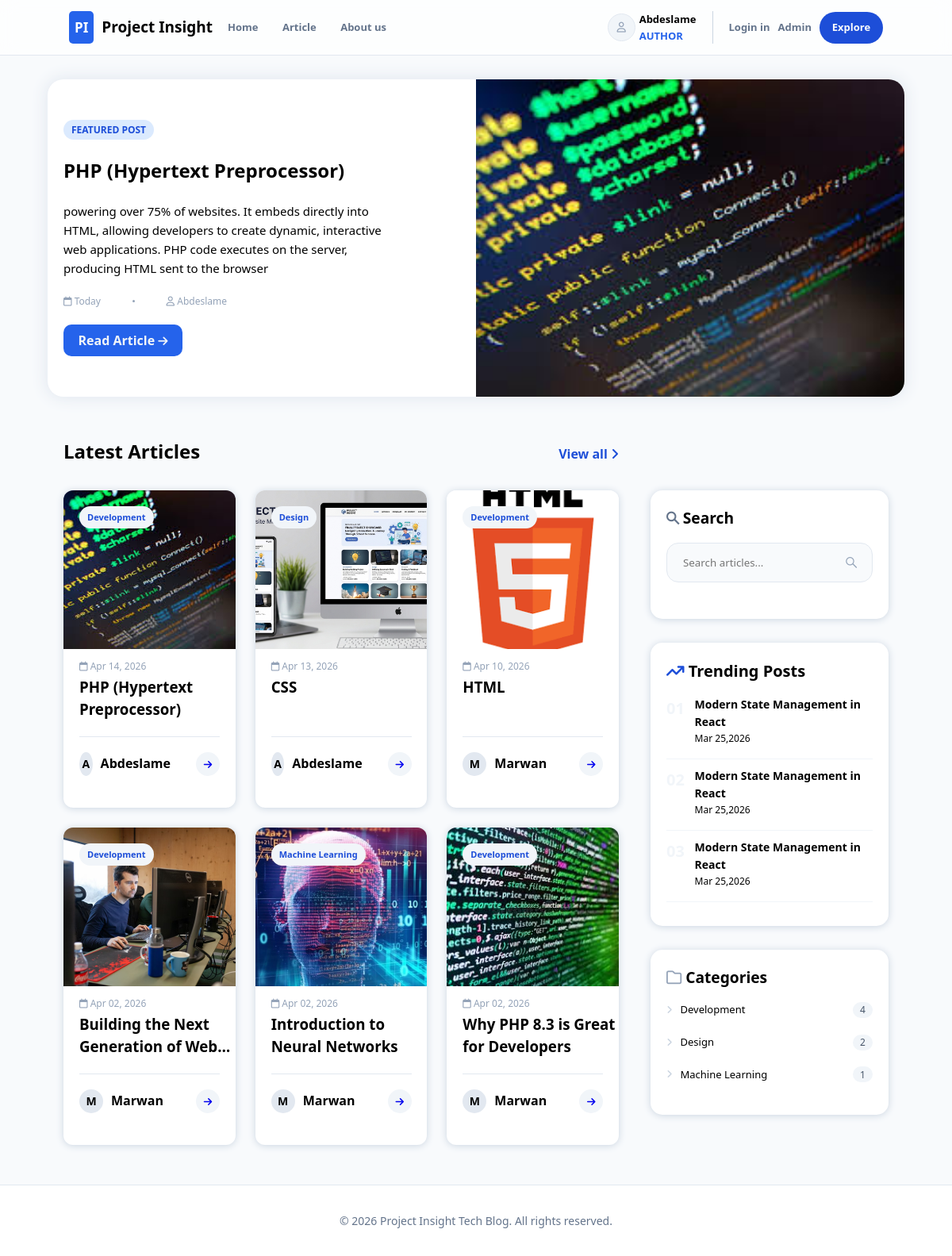
Page /pages/home.php (signed in) on the committed database.
### tables this page shows
CREATE TABLE `articles` (
  `id` int(11) NOT NULL,
  `title` varchar(255) NOT NULL,
  `content` text NOT NULL,
  `excerpt` text DEFAULT NULL,
  `featured_image_url` varchar(255) DEFAULT NULL,
  `author_id` int(11) DEFAULT NULL,
  `category_id` int(11) DEFAULT NULL,
  `status` enum('draft','published') DEFAULT 'draft',
  `views_count` int(11) DEFAULT 0,
  `published_at` datetime DEFAULT NULL,
  `created_at` timestamp NOT NULL DEFAULT current_timestamp(),
  `updated_at` timestamp NOT NULL DEFAULT current_timestamp() ON UPDATE current_timestamp()
);

CREATE TABLE `users` (
  `id` int(11) NOT NULL,
  `username` varchar(50) NOT NULL,
  `email` varchar(255) NOT NULL,
  `role` enum('admin','author','user') NOT NULL DEFAULT 'user',
  `created_at` timestamp NOT NULL DEFAULT current_timestamp(),
  `password` varchar(255) DEFAULT NULL
);

CREATE TABLE `categories` (
  `id` int(11) NOT NULL,
  `name` varchar(100) NOT NULL,
  `description` text DEFAULT NULL,
  `created_at` timestamp NOT NULL DEFAULT current_timestamp()
);

### includes/function-articles.php (called while the page is built, shortened)
<?php
function getArticlesHome($page = 1, $limit = 6, $sort = 'newset', $id = null, $search = null)
{
    $db = new Database();
    $conn = $db->getconnection();
    $direction = ($sort === 'oldest') ? 'ASC' : 'DESC';
    $offset = ($page - 1) * $limit;
    $query = "SELECT a.*, c.name as category_name, u.username as author_name
              FROM articles a
              LEFT JOIN categories c ON a.category_id = c.id
              LEFT JOIN users u ON a.author_id = u.id
              WHERE a.status = 'published'";
    $query .= " ORDER BY a.created_at $direction LIMIT :limit OFFSET :offset";
    $stmt = $conn->prepare($query);
    $stmt->bindValue(':limit', (int) $limit, PDO::PARAM_INT);
    $stmt->bindValue(':offset', (int) $offset, PDO::PARAM_INT);
    $stmt->execute();
    return $stmt->fetchAll(PDO::FETCH_ASSOC);
}
function categoriesCount()
{
    $db = new Database();
    $conn = $db->getconnection();
    $cat_query = "SELECT c.id , c.name, COUNT(a.id) as count
              FROM categories c
              LEFT JOIN articles a ON c.id = a.category_id
              GROUP BY c.id";
    $stmt = $conn->query($cat_query);
    $categories = $stmt->fetchAll(PDO::FETCH_ASSOC);
    return $categories;
}
function todayPost()
{
    $db = new Database();
    $conn = $db->getconnection();
    $query = "SELECT a.*, c.name as category_name, u.username as author_name
          FROM articles a
          LEFT JOIN categories c ON a.category_id = c.id
          LEFT JOIN users u ON a.author_id = u.id
          ORDER BY a.created_at DESC
          LIMIT 1";
    $stmt = $conn->query($query);
    $latest_article = $stmt->fetch(PDO::FETCH_ASSOC);
    return $latest_article;
}

### pages/home.php (the view, shortened to what this page needs)
<?php
require_once "../includes/function-articles.php";
$page   = isset($_GET['page']) ? (int)$_GET['page'] : 1;
$search = isset($_GET['query']) ? $_GET['query'] : null;
$articles = getArticlesHome($page, 6, 'newset', null, $search);
$categories = categoriesCount();
$todayPost = todayPost();
?>
<!DOCTYPE html>
<html lang="en">
<head>
    <link rel="stylesheet" href="../assets/styles/header.css">
    <link rel="stylesheet" href="../assets/styles/home.css">
</head>
<body>
    <?php
    include "../includes/header.php";
    ?>
    <main>
        <section class="featured-section">
            <article class="featured-card">
                <div class="content-side">
                    <span class="badge">Featured Post</span>
                    <h2><?php echo htmlspecialchars($todayPost['title']); ?></h2>
                    <p><?php echo htmlspecialchars($todayPost['excerpt']); ?></p>
                    <div class="time-with-autor">
                        <div class="time"><i class="fa-regular fa-calendar"></i> Today</div>
                        <span class="poinot"></span>
                        <div class="author"><i class="fa-regular fa-user"></i> <?php echo htmlspecialchars($todayPost['author_name']); ?></div>
                    </div>
                    <button class="read-article" onclick="window.location.href='detail.php?id=<?php echo $todayPost['id']; ?>'">Read Article <i class="fa-solid fa-arrow-right"></i></button>
                </div>
                <div class="image-side">
                    <img src="<?php echo htmlspecialchars($todayPost['featured_image_url']); ?>" alt="<?php echo htmlspecialchars($todayPost['title']); ?>">
                </div>
            </article>
        </section>
        <div class="container">
            <div class="section-header">
                <h2>Latest Articles</h2>
                <a href="articles.php">View all <i class="fa-solid fa-angle-right"></i></a>
            </div>
            <section class="articles-grid">
                <div class="cards-container">
                    <?php if (empty($articles)): ?>
                        <p>No articles found.</p>
                    <?php else: ?>
                        <?php foreach ($articles as $article): ?>
                            <article class="post-card" onclick="window.location.href='detail.php?id=<?php echo $article['id']; ?>'">
                                <div class="post-image">
                                    <span class="badge"><?php echo htmlspecialchars($article['category_name'] ?? 'General'); ?></span>
                                    <img src="<?php echo htmlspecialchars($article['featured_image_url']); ?>" alt="<?php echo htmlspecialchars($article['title']); ?>">
                                </div>
                                <div class="post-content">
                                    <time><i class="fa-regular fa-calendar"></i> <?php echo date('M d, Y', strtotime($article['created_at'])); ?></time>
                                    <h3 class="card-title"><?php echo htmlspecialchars($article['title']); ?></h3>
                                    <div class="author-info">
                                        <div class="name">
                                            <div class="prfile"><?php echo strtoupper(substr($article['author_name'], 0, 1)); ?></div>
                                            <span><?php echo htmlspecialchars($article['author_name']); ?></span>
                                        </div>
                                        <div class="icon-left">
                                            <a href="detail.php?id=<?php echo $article['id']; ?>">
                                                <i class="fa-solid fa-arrow-right"></i>
                                            </a>
                                        </div>
                                    </div>
                                </div>
                            </article>
                        <?php endforeach; ?>
                    <?php endif; ?>
                </div>
            </section>
            <aside class="sidebar">
                <div class="widget search-widget">
                    <h3><i class="fa-brands fa-sistrix"></i> Search</h3>
                    <form  method="GET" class="search-box">
                        <input type="text" name="query" placeholder="Search articles..."
                            value="<?php echo isset($_GET['query']) ? htmlspecialchars($_GET['query']) : ''; ?>">
                        <button type="submit" class="search-btn">
                            <i class="fa-brands fa-sistrix"></i>
                        </button>
                    </form>
                </div>
                <div class="widget trending-widget">
                    <h3><i class="fa-solid fa-arrow-trend-up"></i> Trending Posts</h3>
                    <div class="content-trending-posts">
                        <div class="trend-post">
                            <div class="number">01</div>
                            <div class="title-date-trend-post">
                                <h5 class="trend-post-title">Modern State Management in React</h4>
                                    <div class="date-trend-post">Mar 25,2026</div>
                            </div>
                        </div>
                        <div class="trend-post">
                            <div class="number">02</div>
                            <div class="title-date-trend-post">
                                <h5 class="trend-pos-title">Modern State Management in React</h4>
                                    <div class="date-trend-post">Mar 25,2026</div>
                            </div>
                        </div>
                        <div class="trend-post">
                            <div class="number">03</div>
                            <div class="title-date-trend-post">
                                <h5 class="trend-post-title">Modern State Management in React</h4>
                                    <div class="date-trend-post">Mar 25,2026</div>
                            </div>
                        </div>
                    </div>
                </div>
                <div class="widget categories-wedget">
                    <h3> <i class="fa-regular fa-folder"></i> Categories</h3>
                    <div class="categoreis">
                        <?php foreach ($categories as $cat): ?>
                            <div class="categorie">
                                <div class="group-icon-nameCategorie">
                                    <i class="fa-solid fa-angle-right"></i>
                                    <p>
                                        <?php echo htmlspecialchars($cat['name']); ?>
                                    </p>
                                </div>
                                <span class="number-of-articles-inCategorie"><?php echo $cat['count']; ?></span>
                            </div>
                        <?php endforeach; ?>
                    </div>
                </div>
            </aside>
        </div>
    </main>
    <?php include "../includes/footer.php" ?>
</body>
</html>

### assets/styles/header.css (style rules this page uses)
:root { --color-primary-50: #eff6ff; --color-primary-100: #dbeafe; --color-primary-400: #60a5fa; --color-primary-600: #2563eb; --color-primary-700: #1d4ed8; --color-bg-main: #f8fafc; --color-bg-surface: #ffffff; --color-slate-100: #f1f5f9; --color-slate-200: #e2e8f0; --color-slate-300: #cbd5e1; --color-slate-400: #94a3b8; --color-slate-500: #64748b; --color-slate-600: #475569; --color-slate-700: #334155; --color-slate-800: #1e293b; --color-slate-900: #0f172a; --color-slate-950: #020617; --color-accent-purple: #9333ea; --color-accent-amber: #d97706; --color-accent-emerald: #059669; --color-accent-red: #ef4444; }
* { margin: 0; padding: 0; box-sizing: border-box; font-family: 'Segoe UI', Tahoma, Geneva, Verdana, sans-serif; text-decoration: none; list-style: none; }
body { line-height: 1.6; overflow-x: hidden; scroll-behavior: smooth; min-height: 100vh; }
@media (max-width:1900px) { main { width: 90%; } }

### rows in the picture
articles: title "PHP (Hypertext Preprocessor)", excerpt "powering over 75% of websites. It embeds directly into HTML, allowing developers to create dynamic, interactive web applications. PHP code executes on the server, producing HTML sent to the browser", author.username "Abdeslame", featured_image_url (picture), category.name "Development", created_at "Apr 14, 2026", author.username "A"
articles: category.name "Design", featured_image_url (picture), created_at "Apr 13, 2026", title "CSS", author.username "A", author.username "Abdeslame"
articles: category.name "Development", featured_image_url (picture), created_at "Apr 10, 2026", title "HTML", author.username "M", author.username "Marwan"
articles: category.name "Development", featured_image_url (picture), created_at "Apr 02, 2026", title "Building the Next Generation of…", author.username "M", author.username "Marwan"
articles: category.name "Machine Learning", featured_image_url (picture), created_at "Apr 02, 2026", title "Introduction to Neural Networks", author.username "M", author.username "Marwan"
articles: category.name "Development", featured_image_url (picture), created_at "Apr 02, 2026", title "Why PHP 8.3 is Great for Developers", author.username "M", author.username "Marwan"
categories: name "Development", count "4"
categories: name "Design", count "2"
categories: name "Machine Learning", count "1"

### other values in the picture
$_SESSION['user'] "Abdeslame"
$_SESSION['role'] "AUTHOR"
